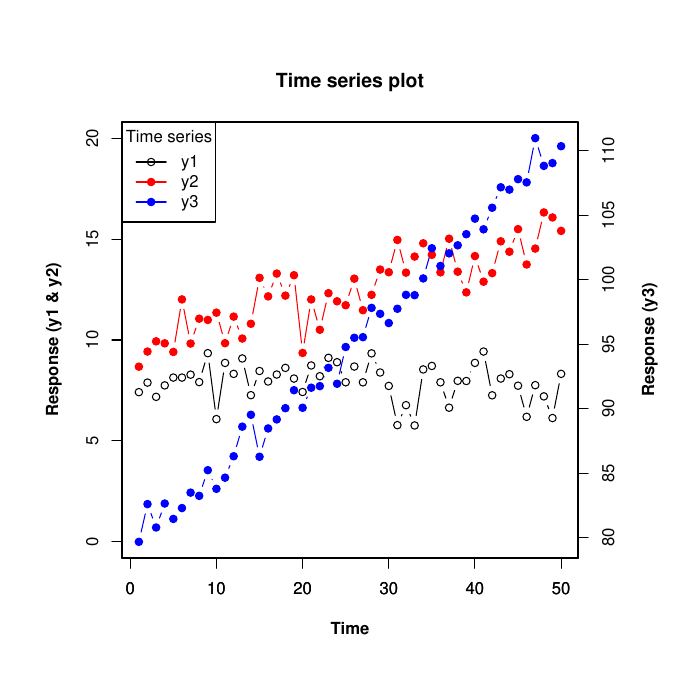

This figure's R source:
#!/usr/bin/Rscript

# EXAMPLE CODE FOR DRAWING A LINE PLOT IN R
# 2 February 2008
# ~~~~~~~~~~~~~~~~~~~~~~~~~~~~~~~~~~~~~~~~~~~~~

rm(list = ls())      # Clear all variables
graphics.off()    # Close graphics windows

#pdf("example.pdf")
png("example.png")
#postscript("example.eps")

# Generate sample time series data
ti = 1:50                                   # Generate 50 sample time steps
y1 = 8 + rnorm(50)                          # Generate 50 stochastic data points for time series y1
y2 = seq(10,15,length.out=50) + rnorm(50)   # Generate 50 stochastic data points for time series y2
y3 = seq(80,110,length.out=50) + rnorm(50)  # Generate 50 stochastic data points for time series y3

# Plot the y1 data
par(oma=c(2,2,2,4))               # Set outer margin areas (only necessary in order to plot extra y-axis)

plot(ti, y1,                      # Data to plot - x, y
     type="b",                    # Plot lines and points. Use "p" for points only, "l" for lines only
     main="Time series plot",     # Main title for the plot
     xlab="Time",                 # Label for the x-axis
     ylab="Response (y1 & y2)",   # Label for the y-axis
     font.lab=2,                  # Font to use for the axis labels: 1=plain text, 2=bold, 3=italic, 4=bold italic
     ylim=c(0,20),                # Range for the y-axis; "xlim" does same for x-axis
     xaxp=c(0,50,5),              # X-axis min, max and number of intervals; "yaxp" does same for y-axis
     bty="l")                     # Box around plot to contain only left and lower lines

# Add y2 data to the same plot
points(ti, y2,
       type="b",                  # Plot lines and points
       lty=1,                     # Line type: 0=blank, 1=solid, 2=dashed, 3=dotted, 4=dotdash, 5=longdash, 6=twodash
       lwd=1,                     # Line width
       pch=19,                    # Point type: pch=19 - solid circle, pch=20 - bullet (smaller circle), pch=21 - circle, pch=22 - square, pch=23 - diamond, pch=24 - triangle point-up, pch=25 - triangle point down.
       col="red")                 # Color of the plotted data

# Add y3 data to the same plot, but on a different axis
par(new=T,                        # The next high-level plotting command (actually plot.new) should not clean the frame before drawing ìas if it was on a new deviceî.
    oma=c(2,2,2,4))               # Increase the size of the outer margins to accomodate second y axis

plot(ti, y3,
       yaxt="n",                  # Do not plot the y-axis
       ylab="",                   # Do not plot the y-axis label
       xlab="",                   # Do not plot the x-axis label
       type="b",                  # Plot lines and points
       lty=1,                     # Line type: 0=blank, 1=solid, 2=dashed, 3=dotted, 4=dotdash, 5=longdash, 6=twodash
       lwd=1,                     # Line width
       pch=19,                    # Point type: pch=19 - solid circle, pch=20 - bullet (smaller circle), pch=21 - circle, pch=22 - square, pch=23 - diamond, pch=24 - triangle point-up, pch=25 - triangle point down.
       col="blue")                # Color of the plotted data

axis(4,                           # Add a second axis: 1=below, 2=left, 3=above and 4=right
    pretty(range(y3),10))         # Intervals for the second y-axis

mtext("Response (y3)",            # Add second y-axis label
      side=4,                     # Add to right hand side of plot
      line=3,                     # Add to line 3 from the margin
      font=2)                     # Print label in bold

# Add a legend to the plot
legend("topleft",                       # x-y coordinates for location of the legend
       legend=c("y1", "y2", "y3"),      # Legend labels
       col=c("black", "red", "blue"),   # Color of points or lines
       pch=c(21,19,19),                 # Point type
       lty=c(1,1,1),                    # Line type
       lwd=c(1,1,1),                    # Line width
       title="Time series")             # Legend title


# For further information and options see help on:
# "plot" - plot function
# "par" - graphical parameters
# "axis" - adding axes to a plot
# "legend" - adding a legend to a graph

# Tufte tip:
# Minimize the non-data clutter in labels, axes etc.

